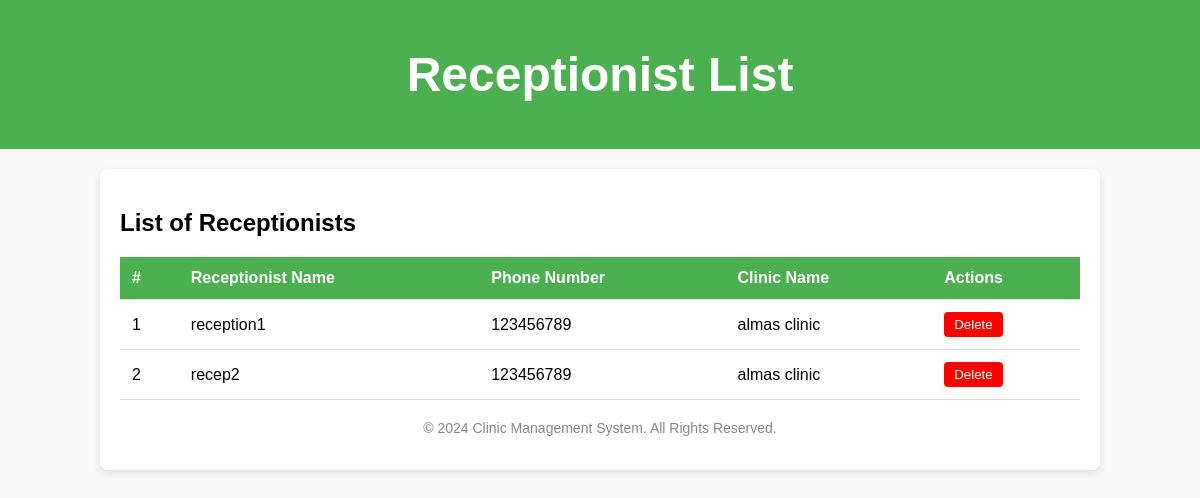
The app's page /receptionist_list/ (signed in) with its own data.
### clinic_mgt_app/models.py (models this page shows, shortened)
class ReceptionistProfile(models.Model):
    recp_user = models.ForeignKey(CustomUser,on_delete=models.CASCADE, null=True)
    name = models.TextField(max_length=30)
    contact_number = models.CharField(max_length=15)
    address = models.TextField(blank=True)
    clinic_name = models.CharField(max_length=100)
    emergency_contact = models.CharField(max_length=15, blank=True)

### clinic_mgt_app/views.py (the view)
# urls.py: path('receptionist_list/', views.receptionist_list, name='receptionist_list'),
@login_required
def receptionist_list(request):
    receptionists = ReceptionistProfile.objects.all()
    context = {
        'receptionists': receptionists
    }
    return render(request, 'receptionists_list.html', context)

### clinic_mgt_app/templates/receptionists_list.html (shortened to what this page needs)
<!DOCTYPE html>
<html lang="en">
<head>
</head>
<body>
    <header>
        <h1>Receptionist List</h1>
    </header>
    <div class="container">
        <div class="table-header">
            <h2>List of Receptionists</h2>
        </div>
        <table>
            <thead>
                <tr>
                    <th>#</th>
                    <th>Receptionist Name</th>
                    <th>Phone Number</th>
                    <th>Clinic Name</th>
                    <th>Actions</th>
                </tr>
            </thead>
            <tbody>
                {% for receptionist in receptionists %}
                    <tr>
                        <td>{{ forloop.counter }}</td>
                        <td>{{ receptionist.name }} </td>
                        <td>{{ receptionist.contact_number }}</td>
                        <td>{{ receptionist.clinic_name }}</td>
                        <td>
                            <form method="POST" action="{% url 'delete_receptionist' %}">
                                <button type="submit" name="delete_receptionist" class="delete-button">Delete</button>
                            </form>
                        </td>
                    </tr>
                {% endfor %}
            </tbody>
        </table>
        <div class="table-footer">
            <p>&copy; 2024 Clinic Management System. All Rights Reserved.</p>
        </div>
    </div>
</body>
</html>

### clinic_mgt_app/templates/receptionists_list.html (style rules this page uses)
body { font-family: Arial, sans-serif; background-color: #f9f9f9; margin: 0; padding: 0; }
header { background-color: #4CAF50; color: white; text-align: center; padding: 15px; font-size: 24px; }
.container { width: 80%; margin: 20px auto; padding: 20px; background-color: white; border-radius: 8px; box-shadow: 0 4px 8px rgba(0, 0, 0, 0.1); }
table { width: 100%; border-collapse: collapse; margin-top: 20px; }
th, td { padding: 12px; text-align: left; border-bottom: 1px solid #ddd; }
th { background-color: #4CAF50; color: white; }
.table-header { margin-bottom: 20px; }
.table-footer { text-align: center; margin-top: 20px; font-size: 14px; color: #888; }
.delete-button { background-color: red; color: white; border: none; padding: 5px 10px; cursor: pointer; border-radius: 4px; }

### records on screen
ReceptionistProfile: name "reception1", contact_number "123456789", clinic_name "almas clinic"
ReceptionistProfile: name "recep2", contact_number "123456789", clinic_name "almas clinic"
